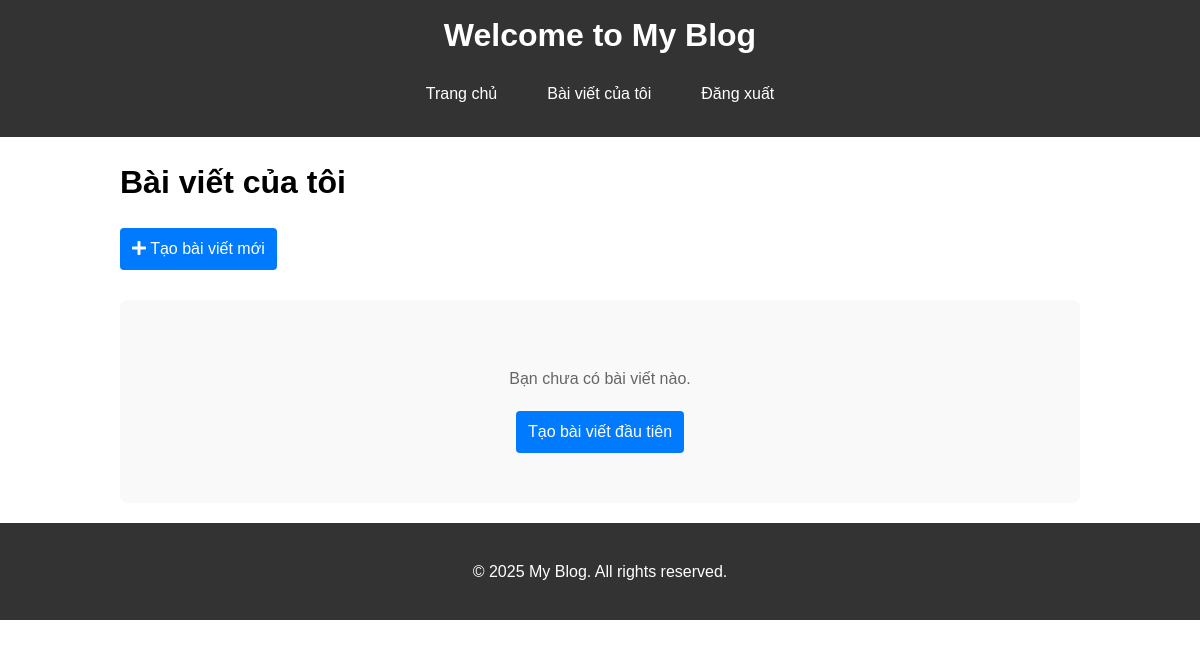
The app's page /my-posts (signed in), older data.
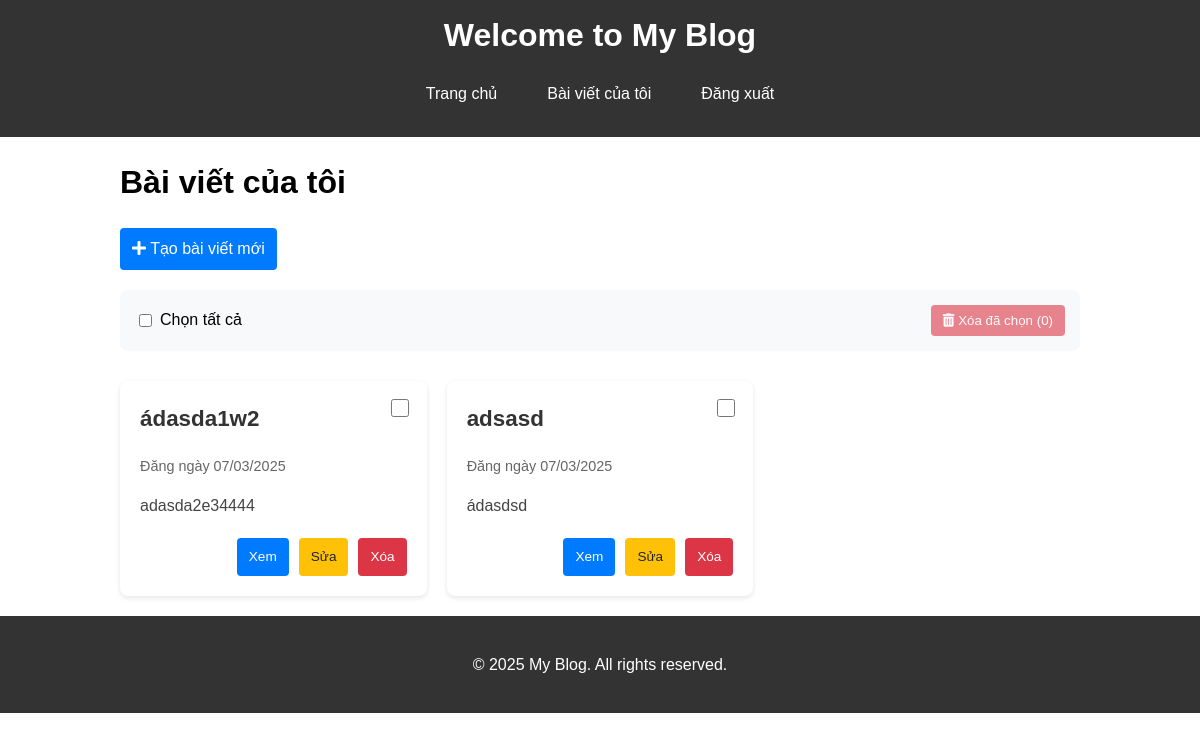
The same page, newer data.
### models.py (models this page shows)
class Post(db.Model):
    id = db.Column(db.Integer, primary_key=True)
    title = db.Column(db.String(200), nullable=False)
    content = db.Column(db.Text, nullable=False)
    date_posted = db.Column(db.DateTime, nullable=False, default=datetime.utcnow)
    user_id = db.Column(db.Integer, db.ForeignKey('user.id'), nullable=False)
    comments = db.relationship('Comment', backref='post', lazy=True, cascade='all, delete-orphan')

### app.py (the view)
@app.route('/my-posts')
@login_required
def my_posts():
    posts = Post.query.filter_by(user_id=current_user.id).order_by(Post.date_posted.desc()).all()
    return render_template('my_posts.html', posts=posts)

### app.py (called while the page is built)
@login_manager.user_loader
def load_user(user_id):
    return User.query.get(int(user_id))

@app.before_request
def check_blocked_user():
    if current_user.is_authenticated and current_user.is_blocked:
        logout_user()
        return redirect(url_for('blocked'))

@app.context_processor
def inject_current_year():
    from datetime import datetime
    return {'current_year': datetime.now().year}

### templates/my_posts.html (shortened to what this page needs)
{% extends "base.html" %}
{% block content %}
<div class="container">
    <h1>Bài viết của tôi</h1>
    <div class="action-bar">
        <a href="{{ url_for('new_post') }}" class="btn btn-primary">
            <i class="fas fa-plus"></i> Tạo bài viết mới
        </a>
    </div>
    {% if posts %}
        <form action="{{ url_for('bulk_delete_posts') }}" method="POST" id="bulk-delete-form">
            <div class="bulk-actions">
                <div class="select-all-wrapper">
                    <label><input type="checkbox" id="select-all"> Chọn tất cả</label>
                </div>
                <button type="submit" class="btn btn-danger bulk-delete-btn" disabled>
                    <i class="fas fa-trash-alt"></i> Xóa đã chọn (<span id="selected-count">0</span>)
                </button>
            </div>
            <div class="posts-grid">
                {% for post in posts %}
                <div class="post-card">
                    <div class="post-selector">
                        <input type="checkbox" name="post_ids" value="{{ post.id }}" class="post-checkbox">
                    </div>
                    <h2 class="post-title">{{ post.title }}</h2>
                    <p class="post-date">Đăng ngày {{ post.date_posted.strftime('%d/%m/%Y') }}</p>
                    <p class="post-excerpt">{{ post.content[:150] }}{% if post.content|length > 150 %}...{% endif %}</p>
                    <div class="post-actions">
                        <a href="{{ url_for('post', post_id=post.id) }}" class="btn btn-sm">Xem</a>
                        <a href="{{ url_for('edit_post', post_id=post.id) }}" class="btn btn-sm btn-warning">Sửa</a>
                        <a href="{{ url_for('delete_post', post_id=post.id) }}" class="btn btn-sm btn-danger"
                        onclick="return confirm('Bạn có chắc chắn muốn xóa bài viết này?');">Xóa</a>
                    </div>
                </div>
                {% endfor %}
            </div>
        </form>
    {% else %}
        <div class="no-posts">
            <p>Bạn chưa có bài viết nào.</p>
            <a href="{{ url_for('new_post') }}" class="btn btn-primary">Tạo bài viết đầu tiên</a>
        </div>
    {% endif %}
</div>
{% endblock %}

Row changes from the older to the newer data that the page shows:
added Post: title "ádasda1w2", date_posted "07/03/2025", content "adasda2e34444"
added Post: title "adsasd", date_posted "07/03/2025", content "ádasdsd"
Text that changed along with them:
form field value: (not shown) → "☐"
text no longer shown: "Bạn chưa có bài viết nào. Tạo bài viết đầu tiên"
text now shown: "Chọn tất cả Xóa đã chọn ( 0 )"
